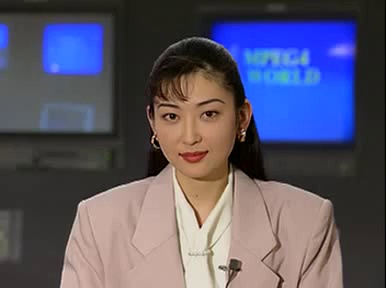
#> input picture frame1.jpg, 386 x 288 px; the run also reads 1 picture not shown here
$ jupyter execute motion_estimation.ipynb
#> lines starting #> are read from the running program, lines starting #| are printed output that depends on the picture
[cell 1]
import numpy as np
import cv2 as cv
import matplotlib.pyplot as plt
from typing import *
from numpy._typing import *

[cell 2]
def split_image_into_blocks(image: ArrayLike, block_size: Any) -> ArrayLike:
    '''
    Split an image into smaller blocks of the specified block size.
    The function takes an input image and a block size, which can be either an integer or a tuple of two integers representing the height and width of the blocks.

    Args:
        - image: input image as a numpy array.
        - block_size: the size of the blocks, either an integer or a tuple of two integers representing the height and width of the blocks.

    Returns:
        - blocks: a numpy array containing the image divided into smaller blocks of the specified size.
    '''
    if isinstance(block_size,int):
        block_height =  block_width = block_size
    else :
        assert len(block_size) == 2
        block_height, block_width = block_size
    height, width = image.shape[:2]

    n_blocks_height = height // block_height
    n_blocks_width = width // block_width
    blocks = np.zeros((n_blocks_height, n_blocks_width, block_height, block_width), dtype=image.dtype)
    for i in range(n_blocks_height):
        for j in range(n_blocks_width):
            block = image[i*block_height:(i+1)*block_height, j*block_width:(j+1)*block_width]
            blocks[i, j] = block
    return blocks

[cell 3]
def Calculate_SAD(block1: np.ndarray, block2: np.ndarray):
    """
    Calculate the Sum of Absolute Differences (SAD) between two blocks.

    Args:
        - block1 (ArrayLike): The first block of pixels.
        - block2 (ArrayLike): The second block of pixels.

    Returns:
        - SAD: The SAD value between the two blocks.
    """
    return np.sum(np.abs(block1 - block2))

[cell 4]
def pad_zeros_around_image(image: np.ndarray, pad_size: int or Tuple[int, int]) -> ArrayLike:
    '''
    Pads zeros around an input image with a specified pad size.

    Args:
        - image (np.ndarray): The input image to be padded.
        - pad_size (int or Tuple[int, int]): The size of padding to be added.
            If an integer is provided, pad_size is applied equally to both height and width of the image.
            If a tuple of two integers is provided, the first integer represents the padding to be added
            to the top and bottom of the image, and the second integer represents the padding to be added
            to the left and right of the image.

    Returns:
        - ArrayLike: A new image with zeros padded around it, with the size increased by 2 times pad_size.
    '''

    if isinstance(pad_size,int):
        pad_size_height =  pad_size_width = pad_size
    else :
        assert len(pad_size) == 2
        pad_size_height, pad_size_width = pad_size

    new_image = np.zeros((image.shape[0] + 2*pad_size_height, image.shape[1] + 2*pad_size_width))

    new_image[pad_size_height : new_image.shape[0] - pad_size_height, pad_size_width : new_image.shape[1] - pad_size_width] = image

    return new_image.astype(np.uint8)

[cell 5]
def calculate_sad_with_surrounding_blocks(ref_frame: np.ndarray, block: np.ndarray, start: Tuple[int, int], end = None, stride = 1) -> ArrayLike:
    '''
    This function calculates the Sum of Absolute Differences (SAD) between a block and the surrounding blocks within a frame.
    It then returns the position of the surrounding block with the minimum SAD.

    Args:
    - ref_frame: a numpy array representing the reference frame.
    - block: a numpy array representing the block for which SAD will be calculated.
    - start: a tuple representing the starting position of the block.
    - end: a tuple representing the ending position of the block (default is None).
    - stride: an integer representing the stride (default is 1).
    Returns:
    - A tuple containing the position of the center of the block in the reference frame and the position of the center of the block in the current frame.
    '''
    assert len(start) == 2
    block_height, block_width = block.shape
    start_height, start_width = start
    if end is None:
        end_height, end_width = start_height + block_height, start_width + block_width
    else:
        assert len(end) == 2
        end_height, end_width = end
    sad = []

    pad_size_height, pad_size_width = pad_size = block_height//2, block_width//2

    padded_img = pad_zeros_around_image(ref_frame, pad_size)

    for i in range(start_height + pad_size_height, end_height + pad_size_width, stride):
        for j in range(start_width + pad_size_width, end_width + pad_size_width, stride):
            sad.append(
                Calculate_SAD(
                    padded_img[i - block_height//2 : i + block_height//2 , j - block_width//2 : j + block_width//2],
                    block
                )
            )

    sad = np.array(sad).reshape(block.shape)
    min_sad = np.min(sad)
    idx_sad = np.where(
        min_sad == sad
    )

    center_block_in_current_frame = start_height + block_height//2, start_width + block_width//2
    center_block_in_reference_frame = start_height + idx_sad[0][0], start_width + idx_sad[1][0]
    return center_block_in_reference_frame, center_block_in_current_frame

[cell 6]
def sliding_window_blocks(ref_frame: np.ndarray, blocks: np.ndarray) -> ArrayLike:
    '''
    Slides a window of blocks across the given reference frame and calculates the motion vectors for each block.

    Args:
        - ref_frame: a 2D numpy array representing the reference frame to analyze.
        - blocks: a 4D numpy array representing the blocks to use for motion estimation.
              The shape of the array is (n_blocks_height, n_blocks_width, block_height, block_width).

    Returns:
        - A list of dictionaries, where each dictionary represents a motion vector for a block.
            The dictionary contains the start and end points of the motion vector.
    '''
    n_blocks_height, n_blocks_width, block_height, block_width = blocks.shape

    motion_vectors = []

    for i in range(n_blocks_height):
        for j in range(n_blocks_width):
            center_block_in_reference_frame, center_block_in_current_frame = calculate_sad_with_surrounding_blocks(
                ref_frame, blocks[i,j], start = (i * block_height ,j * block_width)
            )

            vector = {
                # 'coordinates_block': (i,j),
                'start_point': center_block_in_reference_frame,
                'end_point': center_block_in_current_frame
            }

            motion_vectors.append(vector)

    return motion_vectors

[cell 7]
def visualize_motion_vectors(frame: np.ndarray, motion_vectors: ArrayLike) -> ArrayLike:
    vectors_map = np.zeros_like(frame)

    for vector in motion_vectors:
        start_point = vector['start_point']
        end_point = vector['end_point']
        cv.line(vectors_map, start_point, end_point, color = (255,255,255), thickness = 1)
    return vectors_map

[cell 8]
block_size = 16
img_size = (320,320)
ref_frame = cv.imread('frame1.jpg', 0)
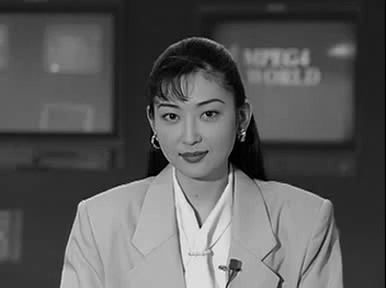
#> ref_frame: shape (288, 386); min 0, max 242, mean 89
cur_frame = cv.imread('frame2.jpg', 0)
#> cur_frame: shape (288, 386); min 0, max 242, mean 89

ref_frame = cv.resize(ref_frame, img_size)
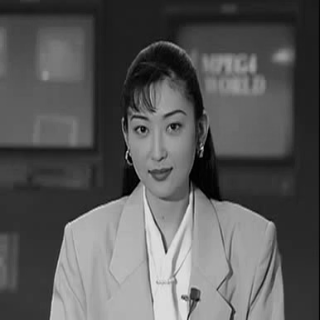
#> ref_frame: shape (320, 320); min 0, max 237, mean 88.9
cur_frame = cv.resize(cur_frame, img_size)
#> cur_frame: shape (320, 320)


blocks = split_image_into_blocks(cur_frame, block_size)
vector = sliding_window_blocks(ref_frame, blocks)
#> the loop in sliding_window_blocks, `for i in range(n_blocks_height):` made 20 passes
#> pass 1, in calculate_sad_with_surrounding_blocks, `padded_img = pad_zeros_around_image(ref_frame, pad_size)`:
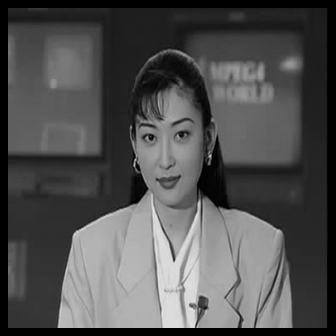
#> padded_img: shape (336, 336); min 0, max 237, mean 80.6
motion_vectors_map = visualize_motion_vectors(ref_frame, vector)
#> the loop in visualize_motion_vectors, `for vector in motion_vectors:` made 400 passes
#> vector on passes 1 to 3: {'start_point': (8, 8), 'end_point': (8, 8)}, {'start_point': (8, 24), 'end_point': (8, 24)}, {'start_point': (8, 41), 'end_point': (8, 40)}
#> after the loop in visualize_motion_vectors, `for vector in motion_vectors:`:
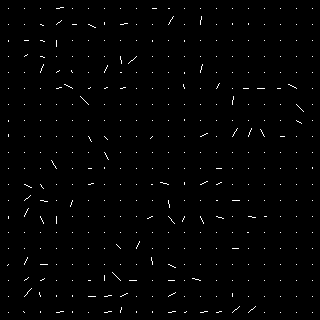
#> vectors_map: shape (320, 320); 0.99% white in thin lines or dots
plt.imshow(motion_vectors_map, 'gray')
